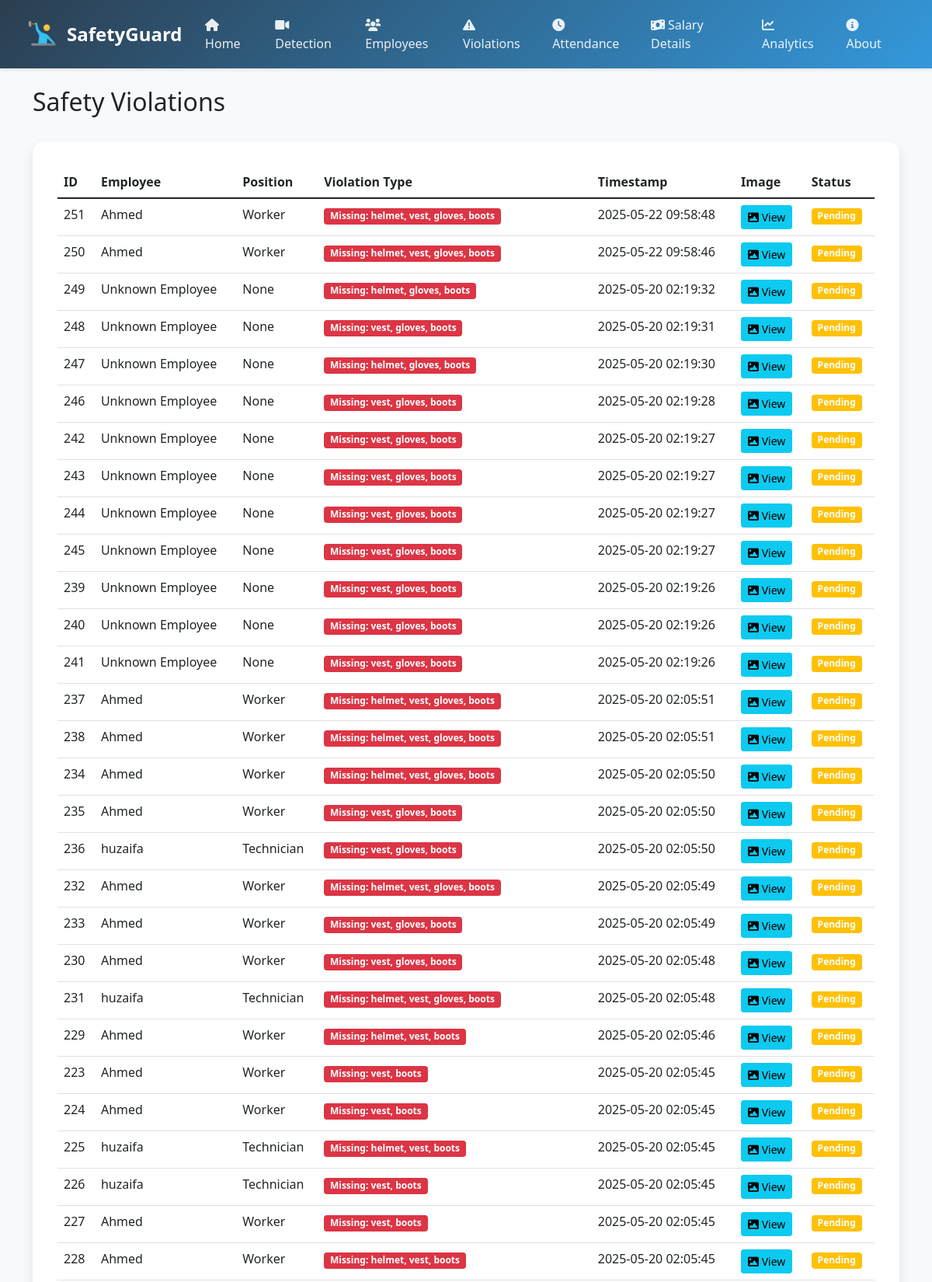
Screenshot of /violations (upper part) with the database file from the repository.
### tables this page shows
CREATE TABLE violations (
        id INTEGER PRIMARY KEY AUTOINCREMENT,
        employee_name TEXT,
        violation_type TEXT,
        timestamp TEXT,
        image_path TEXT,
        severity INTEGER DEFAULT 1,
        acknowledged BOOLEAN DEFAULT 0
    );

CREATE TABLE employees (
        id INTEGER PRIMARY KEY AUTOINCREMENT,
        name TEXT UNIQUE,
        position TEXT,
        join_date TEXT,
        salary REAL,
        image_path TEXT
    );

### app.py (the view)
@app.route('/violations')
def violations():
    conn = sqlite3.connect(CONFIG['db_path'])
    violations_df = pd.read_sql_query("""
        SELECT v.*, e.position FROM violations v
        LEFT JOIN employees e ON v.employee_name = e.name
        ORDER BY timestamp DESC
    """, conn)
    conn.close()
    violations_list = violations_df.to_dict('records')
    return render_template('violations.html', violations=violations_list)

### templates/violations.html (shortened to what this page needs)
{% extends "base.html" %}
{% block content %}
<div class="row mb-4">
    <div class="col-md-6">
        <h2>Safety Violations</h2>
    </div>
</div>
<div class="card">
    <div class="card-body">
        <div class="table-responsive">
            <table class="table table-hover">
                <thead>
                    <tr>
                        <th>ID</th>
                        <th>Employee</th>
                        <th>Position</th>
                        <th>Violation Type</th>
                        <th>Timestamp</th>
                        <th>Image</th>
                        <th>Status</th>
                    </tr>
                </thead>
                <tbody>
                    {% for violation in violations %}
                    <tr>
                        <td>{{ violation.id }}</td>
                        <td>{{ violation.employee_name }}</td>
                        <td>{{ violation.position }}</td>
                        <td>
                            <span class="badge bg-danger">{{ violation.violation_type }}</span>
                        </td>
                        <td>{{ violation.timestamp }}</td>
                        <td>
                            {% if violation.image_path %}
                            <button type="button" class="btn btn-sm btn-info"
                                    onclick="showViolationImage('{{ url_for('static', filename=violation.image_path.replace('static/', '')) }}')">
                                <i class="fas fa-image"></i> View
                            </button>
                            {% else %}
                            <span class="text-muted">No image</span>
                            {% endif %}
                        </td>
                        <td>
                            {% if violation.acknowledged %}
                            <span class="badge bg-success">Acknowledged</span>
                            {% else %}
                            <span class="badge bg-warning">Pending</span>
                            {% endif %}
                        </td>
                    </tr>
                    {% endfor %}
                </tbody>
            </table>
        </div>
    </div>
</div>
{% endblock %}

### templates/base.html (style rules this page uses)
:root { --primary-color: #2c3e50; --secondary-color: #3498db; --accent-color: #e74c3c; }
body { font-family: 'Segoe UI', Tahoma, Geneva, Verdana, sans-serif; background-color: #f8f9fa; }
.card { border: none; border-radius: 15px; box-shadow: 0 8px 16px rgba(0,0,0,0.1); transition: all 0.3s ease; background: white; overflow: hidden; }
.card-body { padding: 2rem; }

### rows the page displays
violations: id "251", employee_name "Ahmed", position "Worker", violation_type "Missing: helmet, vest, gloves, boots", timestamp "2025-05-22 09:58:48", acknowledged "Pending"
violations: id "250", employee_name "Ahmed", position "Worker", violation_type "Missing: helmet, vest, gloves, boots", timestamp "2025-05-22 09:58:46", acknowledged "Pending"
violations: id "249", employee_name "Unknown Employee", position "None", violation_type "Missing: helmet, gloves, boots", timestamp "2025-05-20 02:19:32", acknowledged "Pending"
violations: id "248", employee_name "Unknown Employee", position "None", violation_type "Missing: vest, gloves, boots", timestamp "2025-05-20 02:19:31", acknowledged "Pending"
violations: id "247", employee_name "Unknown Employee", position "None", violation_type "Missing: helmet, gloves, boots", timestamp "2025-05-20 02:19:30", acknowledged "Pending"
violations: id "246", employee_name "Unknown Employee", position "None", violation_type "Missing: vest, gloves, boots", timestamp "2025-05-20 02:19:28", acknowledged "Pending"
violations: id "242", employee_name "Unknown Employee", position "None", violation_type "Missing: vest, gloves, boots", timestamp "2025-05-20 02:19:27", acknowledged "Pending"
violations: id "243", employee_name "Unknown Employee", position "None", violation_type "Missing: vest, gloves, boots", timestamp "2025-05-20 02:19:27", acknowledged "Pending"
violations: id "244", employee_name "Unknown Employee", position "None", violation_type "Missing: vest, gloves, boots", timestamp "2025-05-20 02:19:27", acknowledged "Pending"
violations: id "245", employee_name "Unknown Employee", position "None", violation_type "Missing: vest, gloves, boots", timestamp "2025-05-20 02:19:27", acknowledged "Pending"
violations: id "239", employee_name "Unknown Employee", position "None", violation_type "Missing: vest, gloves, boots", timestamp "2025-05-20 02:19:26", acknowledged "Pending"
violations: id "240", employee_name "Unknown Employee", position "None", violation_type "Missing: vest, gloves, boots", timestamp "2025-05-20 02:19:26", acknowledged "Pending"
violations: id "241", employee_name "Unknown Employee", position "None", violation_type "Missing: vest, gloves, boots", timestamp "2025-05-20 02:19:26", acknowledged "Pending"
violations: id "237", employee_name "Ahmed", position "Worker", violation_type "Missing: helmet, vest, gloves, boots", timestamp "2025-05-20 02:05:51", acknowledged "Pending"
violations: id "238", employee_name "Ahmed", position "Worker", violation_type "Missing: helmet, vest, gloves, boots", timestamp "2025-05-20 02:05:51", acknowledged "Pending"
violations: id "234", employee_name "Ahmed", position "Worker", violation_type "Missing: helmet, vest, gloves, boots", timestamp "2025-05-20 02:05:50", acknowledged "Pending"
violations: id "235", employee_name "Ahmed", position "Worker", violation_type "Missing: vest, gloves, boots", timestamp "2025-05-20 02:05:50", acknowledged "Pending"
violations: id "236", employee_name "huzaifa", position "Technician", violation_type "Missing: vest, gloves, boots", timestamp "2025-05-20 02:05:50", acknowledged "Pending"
violations: id "232", employee_name "Ahmed", position "Worker", violation_type "Missing: helmet, vest, gloves, boots", timestamp "2025-05-20 02:05:49", acknowledged "Pending"
violations: id "233", employee_name "Ahmed", position "Worker", violation_type "Missing: vest, gloves, boots", timestamp "2025-05-20 02:05:49", acknowledged "Pending"
violations: id "230", employee_name "Ahmed", position "Worker", violation_type "Missing: vest, gloves, boots", timestamp "2025-05-20 02:05:48", acknowledged "Pending"
violations: id "231", employee_name "huzaifa", position "Technician", violation_type "Missing: helmet, vest, gloves, boots", timestamp "2025-05-20 02:05:48", acknowledged "Pending"
violations: id "229", employee_name "Ahmed", position "Worker", violation_type "Missing: helmet, vest, boots", timestamp "2025-05-20 02:05:46", acknowledged "Pending"
violations: id "223", employee_name "Ahmed", position "Worker", violation_type "Missing: vest, boots", timestamp "2025-05-20 02:05:45", acknowledged "Pending"
violations: id "224", employee_name "Ahmed", position "Worker", violation_type "Missing: vest, boots", timestamp "2025-05-20 02:05:45", acknowledged "Pending"
violations: id "225", employee_name "huzaifa", position "Technician", violation_type "Missing: helmet, vest, boots", timestamp "2025-05-20 02:05:45", acknowledged "Pending"
violations: id "226", employee_name "huzaifa", position "Technician", violation_type "Missing: vest, boots", timestamp "2025-05-20 02:05:45", acknowledged "Pending"
violations: id "227", employee_name "Ahmed", position "Worker", violation_type "Missing: vest, boots", timestamp "2025-05-20 02:05:45", acknowledged "Pending"
violations: id "228", employee_name "Ahmed", position "Worker", violation_type "Missing: helmet, vest, boots", timestamp "2025-05-20 02:05:45", acknowledged "Pending"
